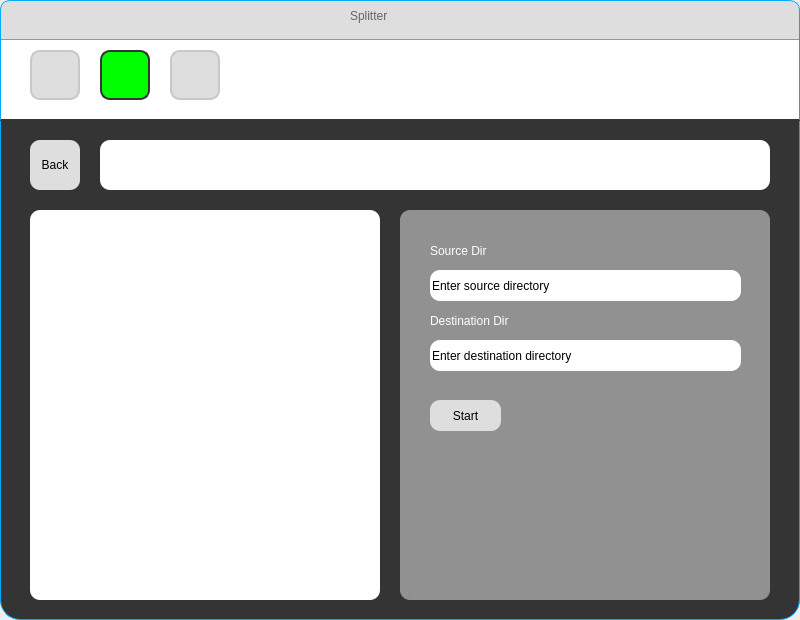
<?xml version="1.0" encoding="UTF-8"?>
<ui version="4.0">
 <class>MainWindow</class>
 <widget class="QMainWindow" name="MainWindow">
  <property name="geometry">
   <rect>
    <x>0</x>
    <y>0</y>
    <width>800</width>
    <height>620</height>
   </rect>
  </property>
  <property name="minimumSize">
   <size>
    <width>800</width>
    <height>620</height>
   </size>
  </property>
  <property name="windowTitle">
   <string>MainWindow</string>
  </property>
  <property name="iconSize">
   <size>
    <width>30</width>
    <height>30</height>
   </size>
  </property>
  <property name="toolButtonStyle">
   <enum>Qt::ToolButtonIconOnly</enum>
  </property>
  <widget class="QWidget" name="centralwidget">
   <widget class="QWidget" name="widget_2" native="true">
    <property name="geometry">
     <rect>
      <x>0</x>
      <y>120</y>
      <width>800</width>
      <height>500</height>
     </rect>
    </property>
    <property name="minimumSize">
     <size>
      <width>800</width>
      <height>500</height>
     </size>
    </property>
    <property name="styleSheet">
     <string notr="true">QWidget#widget_2{
	background-color: rgb(52, 52, 52);
	border: 1px solid  ;
	border-color: rgb(52, 52, 52)  rgb(0, 170, 255)  rgb(0, 170, 255) rgb(0, 170, 255);
	border-bottom-left-radius: 20px;
	border-bottom-right-radius: 20px;
}
</string>
    </property>
    <widget class="QWidget" name="action_window" native="true">
     <property name="geometry">
      <rect>
       <x>400</x>
       <y>90</y>
       <width>370</width>
       <height>390</height>
      </rect>
     </property>
     <property name="minimumSize">
      <size>
       <width>370</width>
       <height>370</height>
      </size>
     </property>
     <property name="styleSheet">
      <string notr="true">background-color:rgb(145, 145, 145);
border-radius: 10px;</string>
     </property>
     <widget class="QLabel" name="label_src">
      <property name="geometry">
       <rect>
        <x>30</x>
        <y>30</y>
        <width>161</width>
        <height>21</height>
       </rect>
      </property>
      <property name="styleSheet">
       <string notr="true">font: 63 12pt &quot;Cascadia Code PL SemiBold&quot;;
color: rgb(255, 255, 255);</string>
      </property>
      <property name="text">
       <string>Source Dir</string>
      </property>
     </widget>
     <widget class="QLineEdit" name="src_text_box">
      <property name="geometry">
       <rect>
        <x>30</x>
        <y>60</y>
        <width>311</width>
        <height>31</height>
       </rect>
      </property>
      <property name="styleSheet">
       <string notr="true">background-color: rgb(255, 255, 255);
color: rgb(0, 0, 0);
border-radius: 10px;</string>
      </property>
      <property name="text">
       <string>Enter source directory</string>
      </property>
     </widget>
     <widget class="QPushButton" name="startB">
      <property name="geometry">
       <rect>
        <x>30</x>
        <y>190</y>
        <width>71</width>
        <height>31</height>
       </rect>
      </property>
      <property name="styleSheet">
       <string notr="true">background-color: rgb(222, 222, 222);
border-radius: 10px;
</string>
      </property>
      <property name="text">
       <string>Start</string>
      </property>
      <property name="iconSize">
       <size>
        <width>20</width>
        <height>20</height>
       </size>
      </property>
      <property name="checkable">
       <bool>false</bool>
      </property>
     </widget>
     <widget class="QLabel" name="label_dest">
      <property name="geometry">
       <rect>
        <x>30</x>
        <y>100</y>
        <width>161</width>
        <height>21</height>
       </rect>
      </property>
      <property name="styleSheet">
       <string notr="true">font: 63 12pt &quot;Cascadia Code PL SemiBold&quot;;
color: rgb(255, 255, 255);</string>
      </property>
      <property name="text">
       <string>Destination Dir</string>
      </property>
     </widget>
     <widget class="QLineEdit" name="dest_text_box">
      <property name="geometry">
       <rect>
        <x>30</x>
        <y>130</y>
        <width>311</width>
        <height>31</height>
       </rect>
      </property>
      <property name="styleSheet">
       <string notr="true">background-color: rgb(255, 255, 255);
color: rgb(0, 0, 0);
border-radius: 10px;</string>
      </property>
      <property name="text">
       <string>Enter destination directory</string>
      </property>
     </widget>
    </widget>
    <widget class="QTreeView" name="treeView">
     <property name="geometry">
      <rect>
       <x>30</x>
       <y>100</y>
       <width>350</width>
       <height>370</height>
      </rect>
     </property>
     <property name="minimumSize">
      <size>
       <width>350</width>
       <height>370</height>
      </size>
     </property>
     <property name="styleSheet">
      <string notr="true">background-color: rgb(255, 255, 255);
border-radius: 10px;
</string>
     </property>
    </widget>
    <widget class="QPushButton" name="exp_back">
     <property name="geometry">
      <rect>
       <x>30</x>
       <y>20</y>
       <width>50</width>
       <height>50</height>
      </rect>
     </property>
     <property name="styleSheet">
      <string notr="true">background-color: rgb(222, 222, 222);
border-radius: 10px;
</string>
     </property>
     <property name="text">
      <string>Back</string>
     </property>
     <property name="iconSize">
      <size>
       <width>20</width>
       <height>20</height>
      </size>
     </property>
     <property name="checkable">
      <bool>false</bool>
     </property>
    </widget>
    <widget class="QLineEdit" name="root_dir">
     <property name="geometry">
      <rect>
       <x>100</x>
       <y>20</y>
       <width>670</width>
       <height>50</height>
      </rect>
     </property>
     <property name="styleSheet">
      <string notr="true">background-color: rgb(255, 255, 255);
color: rgb(0, 0, 0);
border-radius:10px;</string>
     </property>
     <property name="text">
      <string/>
     </property>
    </widget>
    <widget class="QWidget" name="tree_background" native="true">
     <property name="geometry">
      <rect>
       <x>30</x>
       <y>90</y>
       <width>350</width>
       <height>390</height>
      </rect>
     </property>
     <property name="styleSheet">
      <string notr="true">background-color:rgb(255, 255, 255);
border-radius: 10px;</string>
     </property>
    </widget>
    <zorder>tree_background</zorder>
    <zorder>action_window</zorder>
    <zorder>treeView</zorder>
    <zorder>exp_back</zorder>
    <zorder>root_dir</zorder>
   </widget>
   <widget class="QWidget" name="widget_1" native="true">
    <property name="geometry">
     <rect>
      <x>0</x>
      <y>0</y>
      <width>800</width>
      <height>120</height>
     </rect>
    </property>
    <property name="minimumSize">
     <size>
      <width>800</width>
      <height>120</height>
     </size>
    </property>
    <property name="styleSheet">
     <string notr="true">QWidget#widget_1{
	background-color: rgb(255, 255, 255);
	border: 1px solid  ;
	border-color: white rgb(0, 170, 255) rgb(52, 52, 52) rgb(0, 170, 255);
	border-top-left-radius: 12px;
	border-top-right-radius: 12px;
}</string>
    </property>
    <widget class="QPushButton" name="shelf">
     <property name="geometry">
      <rect>
       <x>30</x>
       <y>50</y>
       <width>50</width>
       <height>50</height>
      </rect>
     </property>
     <property name="styleSheet">
      <string notr="true">QPushButton#shelf{
border: 2px solid  ;
border-color: rgb(200, 200, 200);
background-color: rgb(222, 222, 222);
border-radius: 10px;
}

QPushButton#shelf::hover{
border: 3px solid  ;
border-color: rgb(200, 200, 200);
background-color: rgb(85, 170, 255);
border-radius: 10px;
}</string>
     </property>
     <property name="text">
      <string/>
     </property>
     <property name="iconSize">
      <size>
       <width>20</width>
       <height>20</height>
      </size>
     </property>
     <property name="checkable">
      <bool>false</bool>
     </property>
    </widget>
    <widget class="QPushButton" name="shelf_2">
     <property name="geometry">
      <rect>
       <x>100</x>
       <y>50</y>
       <width>50</width>
       <height>50</height>
      </rect>
     </property>
     <property name="styleSheet">
      <string notr="true">QPushButton#shelf_2{
border: 2px solid  ;
border-radius: 10px;
border-color: rgb(52, 52, 52);
background-color:rgb(0, 255, 0);
}

QPushButton#shelf_2::hover{
border: 3px solid  ;
border-color: rgb(52, 52, 52);
background-color: rgb(0, 255, 0);
border-radius: 10px;
}</string>
     </property>
     <property name="text">
      <string/>
     </property>
     <property name="iconSize">
      <size>
       <width>20</width>
       <height>20</height>
      </size>
     </property>
     <property name="checkable">
      <bool>false</bool>
     </property>
    </widget>
    <widget class="QPushButton" name="shelf_3">
     <property name="geometry">
      <rect>
       <x>170</x>
       <y>50</y>
       <width>50</width>
       <height>50</height>
      </rect>
     </property>
     <property name="styleSheet">
      <string notr="true">QPushButton#shelf_3{
border: 2px solid  ;
border-color: rgb(200, 200, 200);
background-color: rgb(222, 222, 222);
border-radius: 10px;
}

QPushButton#shelf_3::hover{
border: 3px solid  ;
border-color: rgb(200, 200, 200);
background-color: rgba(255, 170, 0, 0.5);
border-radius: 10px;
}</string>
     </property>
     <property name="text">
      <string/>
     </property>
     <property name="iconSize">
      <size>
       <width>20</width>
       <height>20</height>
      </size>
     </property>
     <property name="checkable">
      <bool>false</bool>
     </property>
    </widget>
    <widget class="QWidget" name="title_bar" native="true">
     <property name="geometry">
      <rect>
       <x>0</x>
       <y>0</y>
       <width>800</width>
       <height>40</height>
      </rect>
     </property>
     <property name="styleSheet">
      <string notr="true">QWidget#title_bar{
	background-color: rgb(222, 222, 222);
	border: 1px solid  ;
	border-color: rgb(0, 170, 255) rgb(0, 170, 255)  rgb(150, 150, 150) rgb(0, 170, 255);
	border-top-left-radius: 10px;
	border-top-right-radius: 10px;
}
</string>
     </property>
     <widget class="QPushButton" name="close_btn">
      <property name="geometry">
       <rect>
        <x>770</x>
        <y>10</y>
        <width>20</width>
        <height>20</height>
       </rect>
      </property>
      <property name="styleSheet">
       <string notr="true">QPushButton#close_btn::hover{
background-color : red; border-radius: 10px;
}</string>
      </property>
      <property name="text">
       <string/>
      </property>
      <property name="iconSize">
       <size>
        <width>20</width>
        <height>20</height>
       </size>
      </property>
      <property name="checkable">
       <bool>false</bool>
      </property>
      <property name="autoDefault">
       <bool>false</bool>
      </property>
      <property name="default">
       <bool>false</bool>
      </property>
      <property name="flat">
       <bool>true</bool>
      </property>
     </widget>
     <widget class="QLabel" name="title">
      <property name="geometry">
       <rect>
        <x>350</x>
        <y>0</y>
        <width>101</width>
        <height>31</height>
       </rect>
      </property>
      <property name="styleSheet">
       <string notr="true">font: 63 16pt &quot;Cascadia Code PL SemiBold&quot;;
color: rgb(100, 100, 100);
</string>
      </property>
      <property name="text">
       <string>Splitter</string>
      </property>
     </widget>
     <widget class="QPushButton" name="maximize_btn">
      <property name="geometry">
       <rect>
        <x>740</x>
        <y>10</y>
        <width>20</width>
        <height>20</height>
       </rect>
      </property>
      <property name="styleSheet">
       <string notr="true">QPushButton#maximize_btn::hover{
background-color : green; border-radius: 5px;
}</string>
      </property>
      <property name="text">
       <string/>
      </property>
      <property name="iconSize">
       <size>
        <width>20</width>
        <height>20</height>
       </size>
      </property>
      <property name="checkable">
       <bool>false</bool>
      </property>
      <property name="autoDefault">
       <bool>false</bool>
      </property>
      <property name="default">
       <bool>false</bool>
      </property>
      <property name="flat">
       <bool>true</bool>
      </property>
     </widget>
     <widget class="QPushButton" name="minimize_btn">
      <property name="geometry">
       <rect>
        <x>710</x>
        <y>10</y>
        <width>20</width>
        <height>20</height>
       </rect>
      </property>
      <property name="styleSheet">
       <string notr="true">QPushButton#minimize_btn::hover{
background-color : orange; border-radius: 5px;
}</string>
      </property>
      <property name="text">
       <string/>
      </property>
      <property name="iconSize">
       <size>
        <width>20</width>
        <height>20</height>
       </size>
      </property>
      <property name="checkable">
       <bool>false</bool>
      </property>
      <property name="autoDefault">
       <bool>false</bool>
      </property>
      <property name="default">
       <bool>false</bool>
      </property>
      <property name="flat">
       <bool>true</bool>
      </property>
     </widget>
    </widget>
   </widget>
  </widget>
 </widget>
 <resources/>
 <connections/>
</ui>
